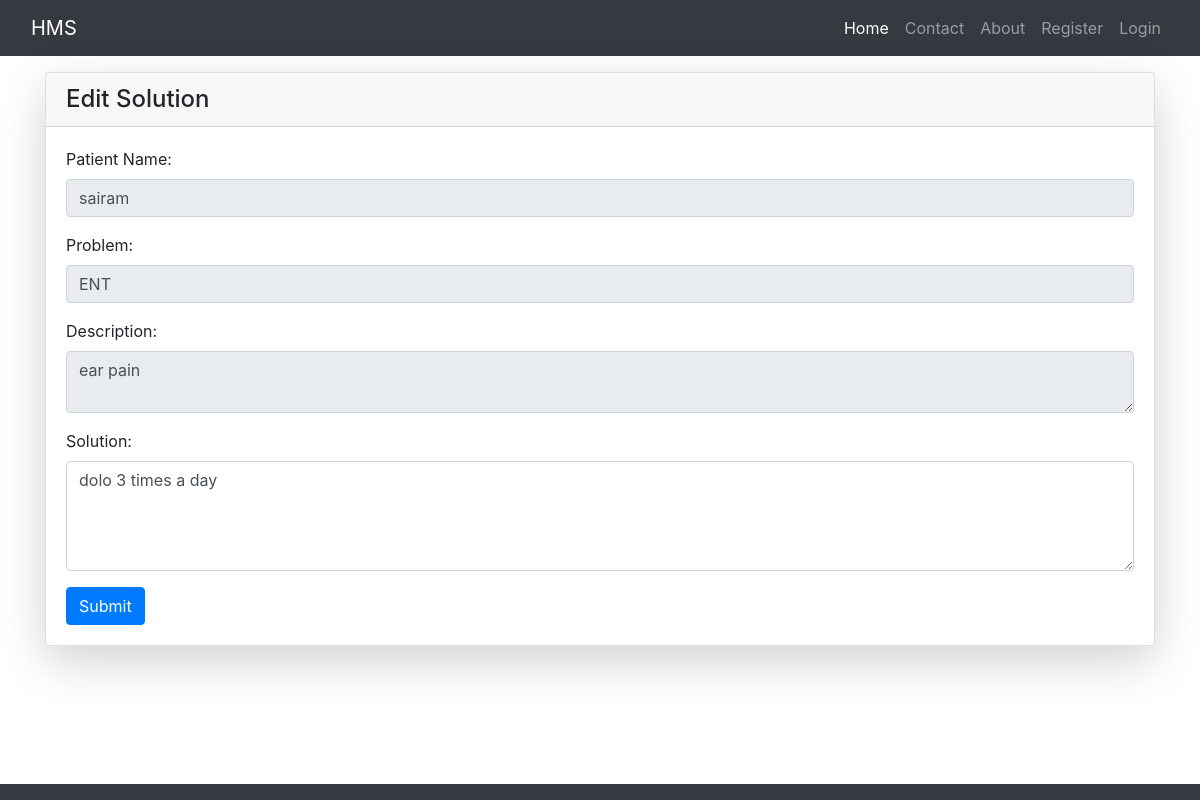
Page /edit_solution/9/ on the committed database.
### hospital/models.py (models this page shows)
class ProblemSolution(models.Model):
    problem = models.ForeignKey(Problem, on_delete=models.CASCADE)
    doctor = models.ForeignKey(DoctorProfile, on_delete=models.CASCADE)
    solution_text = models.TextField()
    solution_date = models.DateField(auto_now=True)

class Problem(models.Model):
	patient_by = models.ForeignKey(User, on_delete=models.CASCADE)
	p_list = [
		('P' , 'select your problem'),
		('Orthopaedics','leg and Hand pain'),
		('Orthopaedics','neck and Back pain'),
		('Cardiology','chest pain'),
		('Neurology','head pain'),
		('Stomach','stomach pain'),
		('ENT','cough and cold and ear'),
		('General Medicine','others')
	]
	p_status = [
		('Success','Success'),
		('Pending','Pending')
	]
	prob = models.CharField(default='P',choices=p_list,max_length=50)
	desc_of_problem = models.TextField()
	date_of_occurrence = models.DateField()
	req_date = models.DateField(auto_now=True)
	problem_status = models.CharField(default='Pending',choices=p_status,max_length=50)

class User(AbstractUser):
	rt = [
		(0,'Guest'),
		(1,'Doctor'),
		(2,'Patient'),
	]
	eid = models.CharField(max_length=20)
	role_type = models.IntegerField(default=0)

class PatientProfile(models.Model):
	pgr = [
	      ("h","select your Gender"),
	    ('M',"Male"),
	    ('F',"Female"),
	]
	ptage = models.IntegerField()
	pmobile = models.IntegerField()
	pweigth = models.IntegerField()
	pgr = models.CharField(max_length=5,default='h',choices=pgr)
	pstatus = models.BooleanField(default=0)
	ptd = models.OneToOneField(User,on_delete=models.CASCADE)

### hospital/views.py (the view)
# urls.py: path('edit_solution/<int:solution_id>/', views.edit_solution, name='edit_solution'),
def edit_solution(request, solution_id):
    solution = get_object_or_404(ProblemSolution, pk=solution_id)
    if request.method == 'POST':
        form = SolutionForm(request.POST, instance=solution)
        if form.is_valid():
            form.save()
            return redirect('/docdashboard')
    else:
        form = SolutionForm(instance=solution)
    return render(request, 'edit_solution.html', {'form': form, 'solution': solution})

### hospital/forms.py
class SolutionForm(forms.ModelForm):
	class Meta:
		model = ProblemSolution
		fields = ['solution_text']
		widgets = {
			'solution_text' : forms.Textarea(attrs={
				'class' : 'form-control my-2',
				'placeholder' : 'Enter solution',
				'rows' : 4,
			}),
		}

### hospital/templates/edit_solution.html (shortened to what this page needs)
{% extends 'Base.html' %}
{% block content %}
<div class="container">
    <div class="card mt-3 shadow-lg">
        <h4 class="card-header">Edit Solution</h4>
        <div class="card-body">
            <form method="post">
                <div class="form-group">
                    <label for="patient_name">Patient Name:</label>
                    <input type="text" id="patient_name" class="form-control" value="{{ solution.problem.patient_by.patientprofile.ptd.username }}" readonly>
                </div>
                <div class="form-group">
                    <label for="problem">Problem:</label>
                    <input type="text" id="problem" class="form-control" value="{{ solution.problem.prob }}" readonly>
                </div>
                <div class="form-group">
                    <label for="description">Description:</label>
                    <textarea id="description" class="form-control" readonly>{{ solution.problem.desc_of_problem }}</textarea>
                </div>
                <div class="form-group">
                    <label for="solution_text">Solution:</label>
                    <textarea id="solution_text" name="solution_text" class="form-control" rows="4">{{ solution.solution_text }}</textarea>
                </div>
                <button type="submit" class="btn btn-primary">Submit</button>
            </form>
        </div>
    </div>
</div>
{% endblock content %}

### rows in the picture
ProblemSolution: problem.patient_by.patientprofile.ptd.username "sairam", problem.prob "ENT", problem.desc_of_problem "ear pain", solution_text "dolo 3 times a day"
